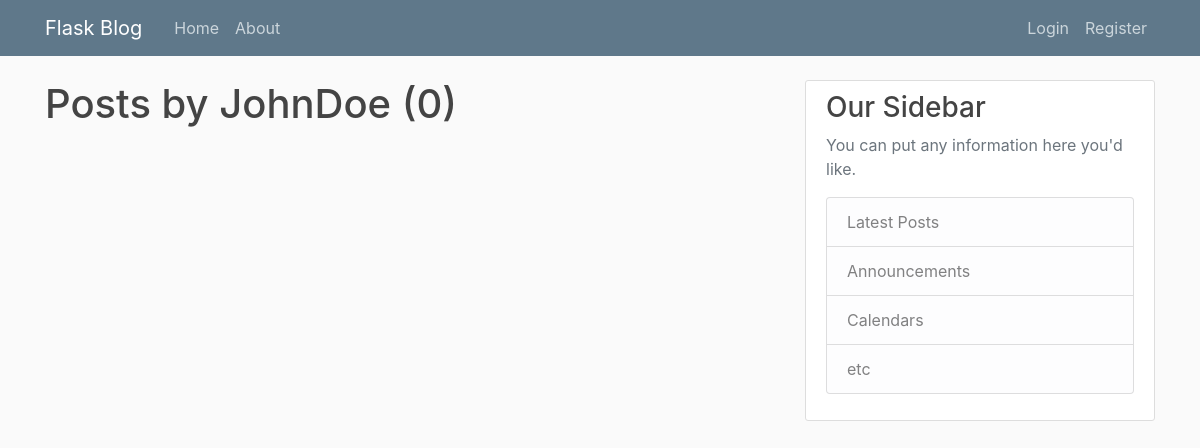
Page /user/JohnDoe on the earlier database version.
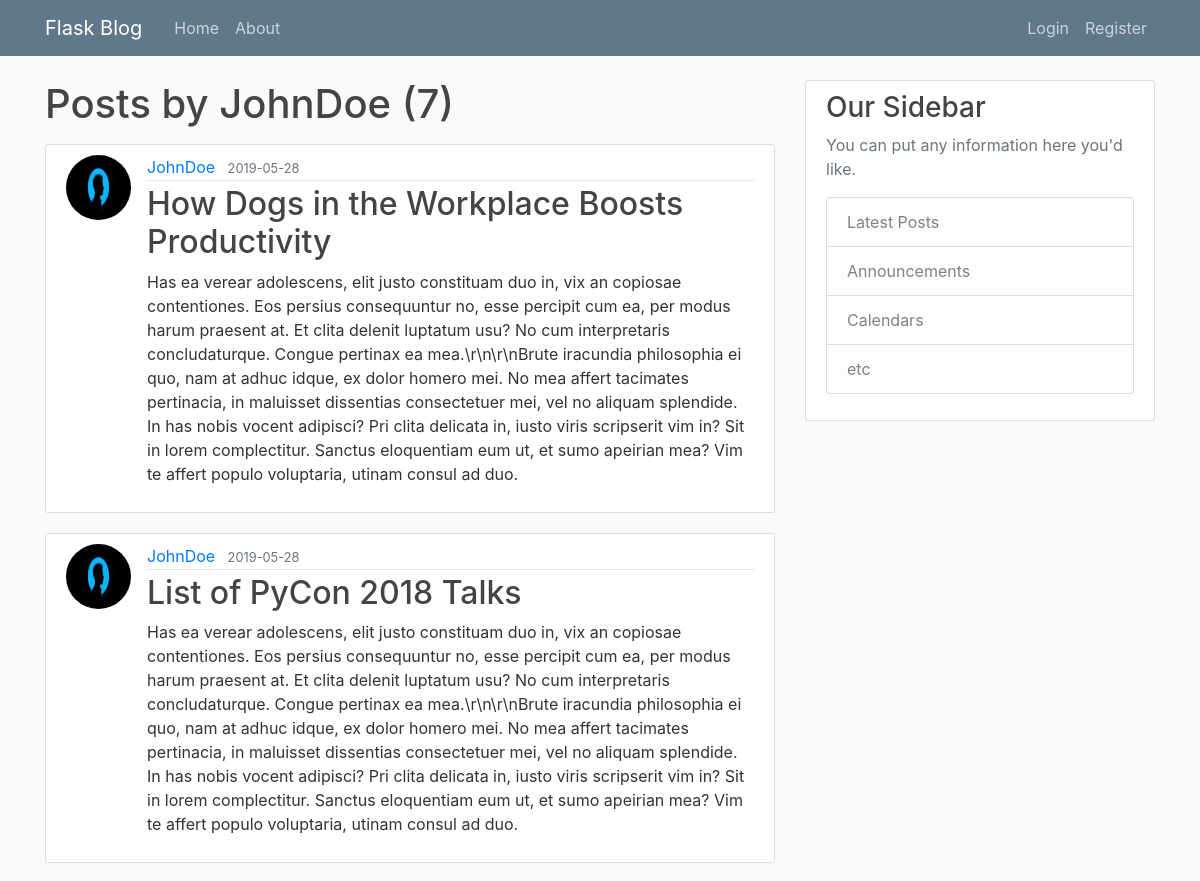
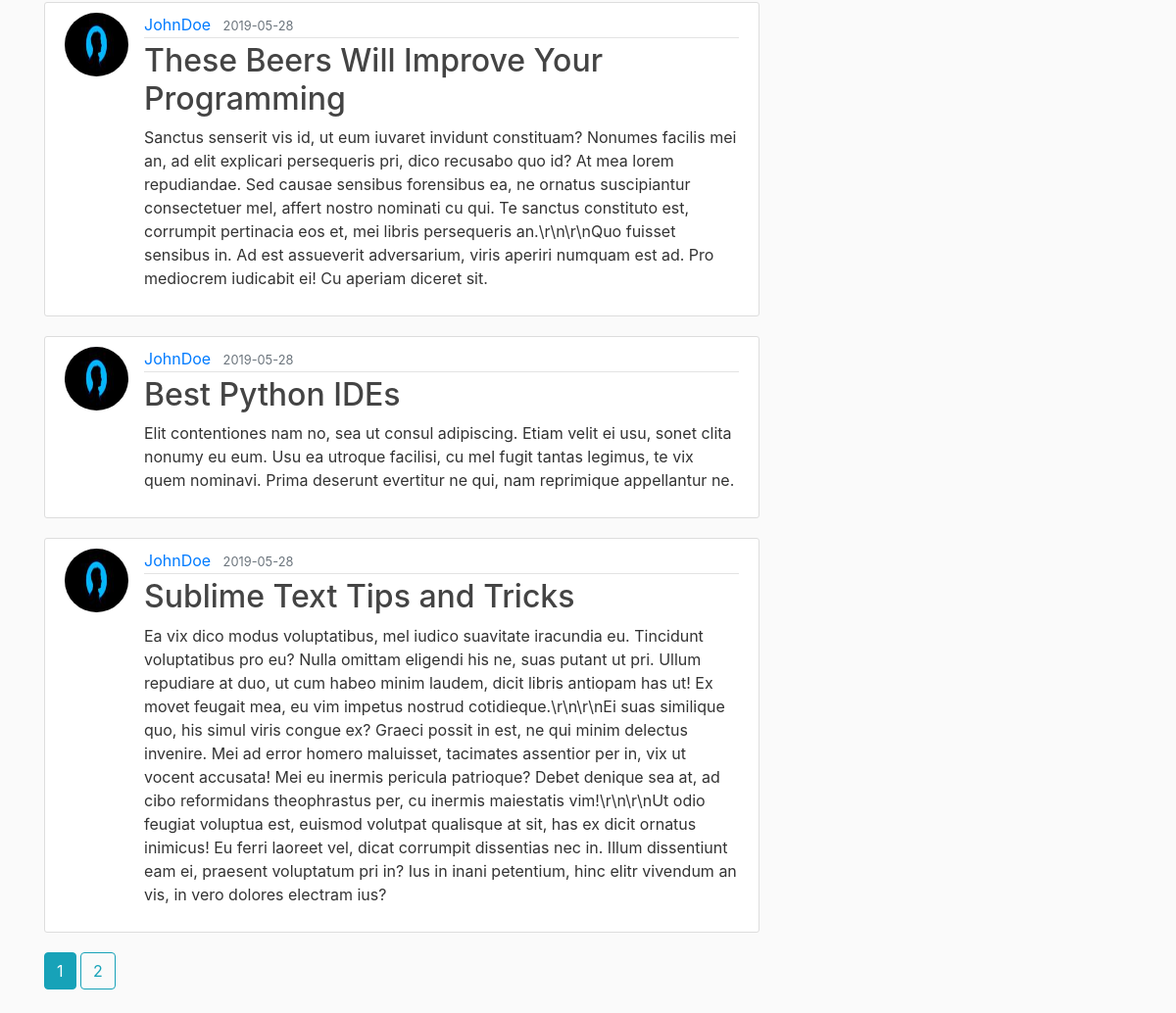
Same page on the later database version (2 pictures, top to bottom).
### flaskblog/models.py (models this page shows, shortened)
class Post(db.Model):
    id = db.Column(db.Integer, primary_key=True)
    title = db.Column(db.String(100), nullable=False)
    date_posted = db.Column(db.DateTime, nullable=False,
                            default=datetime.utcnow)
    content = db.Column(db.Text, nullable=False)
    user_id = db.Column(db.Integer, db.ForeignKey('user.id'), nullable=False)

class User(db.Model, UserMixin):
    id = db.Column(db.Integer, primary_key=True)
    username = db.Column(db.String(20), unique=True, nullable=False)
    email = db.Column(db.String(120), unique=True, nullable=False)
    image_file = db.Column(db.String(20), nullable=False,
                           default='default.jpg')
    password = db.Column(db.String(60), nullable=False)
    posts = db.relationship('Post', backref='author', lazy=True)

### flaskblog/users/routes.py (the view)
@users.route("/user/<string:username>")
def user_posts(username):
    page = request.args.get('page', 1, type=int)
    user = User.query.filter_by(username=username).first_or_404()
    posts = Post.query.filter_by(author=user)\
        .order_by(Post.date_posted.desc()) \
        .paginate(page=page, per_page=5)
    return render_template('user_posts.html', posts=posts, user=user)

### flaskblog/templates/user_posts.html
{% extends "layout.html" %} {% block content %}
<h1 class="mb-3">Posts by {{ user.username }} ({{ posts.total }})</h1>
{% for post in posts.items %}
<article class="media content-section">
  <img
    class="rounded-circle article-img"
    src="{{ url_for('static', filename='profile_pics/' + post.author.image_file) }}"
  />
  <div class="media-body">
    <div class="article-metadata">
      <a
        class="mr-2"
        href="{{ url_for('users.user_posts', username=post.author.username) }}"
        >{{ post.author.username }}</a
      >
      <small class="text-muted">{{
        post.date_posted.strftime("%Y-%m-%d")
      }}</small>
    </div>
    <h2>
      <a class="article-title" href="{{ url_for('posts.post', post_id=post.id)}}">{{
        post.title
      }}</a>
    </h2>
    <p class="article-content">{{ post.content }}</p>
  </div>
</article>
{% endfor %} {% for page_num in posts.iter_pages(left_edge=1, right_edge=1,
left_current=1, right_current=2) %} {% if page_num %} {% if posts.page ==
page_num %}
<a
  class="btn btn-info mb-4"
  href="{{ url_for('users.user_posts', username=user.username, page=page_num) }}"
  >{{ page_num }}</a
>
{% else %}
<a
  class="btn btn-outline-info mb-4"
  href="{{ url_for('users.user_posts', username=user.username, page=page_num) }}"
  >{{ page_num }}</a
>
{% endif %} {% else %} ... {% endif %} {% endfor %} {% endblock content %}

Differences in the rows shown:
added Post: image_file (picture), author.username "JohnDoe", date_posted "2019-05-28", title "How Dogs in the Workplace Boosts Productivity", content "Has ea verear adolescens, elit justo constituam duo in, vix an copiosae contentiones. Eos persius consequuntur no, esse percipit cum ea, per modus harum praesent at. Et clita delenit luptatum usu? No cum interpretaris concludaturque. Congue pertinax ea mea.\\r\\n\\r\\nBrute iracundia philosophia ei quo, nam at adhuc idque, ex dolor homero mei. No mea affert tacimates pertinacia, in maluisset dissentias consectetuer mei, vel no aliquam splendide. In has nobis vocent adipisci? Pri clita delicata in, iusto viris scripserit vim in? Sit in lorem complectitur. Sanctus eloquentiam eum ut, et sumo apeirian mea? Vim te affert populo voluptaria, utinam consul ad duo."
added Post: image_file (picture), author.username "JohnDoe", date_posted "2019-05-28", title "List of PyCon 2018 Talks", content "Has ea verear adolescens, elit justo constituam duo in, vix an copiosae contentiones. Eos persius consequuntur no, esse percipit cum ea, per modus harum praesent at. Et clita delenit luptatum usu? No cum interpretaris concludaturque. Congue pertinax ea mea.\\r\\n\\r\\nBrute iracundia philosophia ei quo, nam at adhuc idque, ex dolor homero mei. No mea affert tacimates pertinacia, in maluisset dissentias consectetuer mei, vel no aliquam splendide. In has nobis vocent adipisci? Pri clita delicata in, iusto viris scripserit vim in? Sit in lorem complectitur. Sanctus eloquentiam eum ut, et sumo apeirian mea? Vim te affert populo voluptaria, utinam consul ad duo."
added Post: image_file (picture), author.username "JohnDoe", date_posted "2019-05-28", title "These Beers Will Improve Your Programming", content "Sanctus senserit vis id, ut eum iuvaret invidunt constituam? Nonumes facilis mei an, ad elit explicari persequeris pri, dico recusabo quo id? At mea lorem repudiandae. Sed causae sensibus forensibus ea, ne ornatus suscipiantur consectetuer mel, affert nostro nominati cu qui. Te sanctus constituto est, corrumpit pertinacia eos et, mei libris persequeris an.\\r\\n\\r\\nQuo fuisset sensibus in. Ad est assueverit adversarium, viris aperiri numquam est ad. Pro mediocrem iudicabit ei! Cu aperiam diceret sit."
added Post: image_file (picture), author.username "JohnDoe", date_posted "2019-05-28", title "Best Python IDEs", content "Elit contentiones nam no, sea ut consul adipiscing. Etiam velit ei usu, sonet clita nonumy eu eum. Usu ea utroque facilisi, cu mel fugit tantas legimus, te vix quem nominavi. Prima deserunt evertitur ne qui, nam reprimique appellantur ne."
added Post: image_file (picture), author.username "JohnDoe", date_posted "2019-05-28", title "Sublime Text Tips and Tricks", content "Ea vix dico modus voluptatibus, mel iudico suavitate iracundia eu. Tincidunt voluptatibus pro eu? Nulla omittam eligendi his ne, suas putant ut pri. Ullum repudiare at duo, ut cum habeo minim laudem, dicit libris antiopam has ut! Ex movet feugait mea, eu vim impetus nostrud cotidieque.\\r\\n\\r\\nEi suas similique quo, his simul viris congue ex? Graeci possit in est, ne qui minim delectus invenire. Mei ad error homero maluisset, tacimates assentior per in, vix ut vocent accusata! Mei eu inermis pericula patrioque? Debet denique sea at, ad cibo reformidans theophrastus per, cu inermis maiestatis vim!\\r\\n\\r\\nUt odio feugiat voluptua est, euismod volutpat qualisque at sit, has ex dicit ornatus…"
Other differences:
{{ posts.total }}: "0" → "7"
new list line: "1"
new list line: "2"
